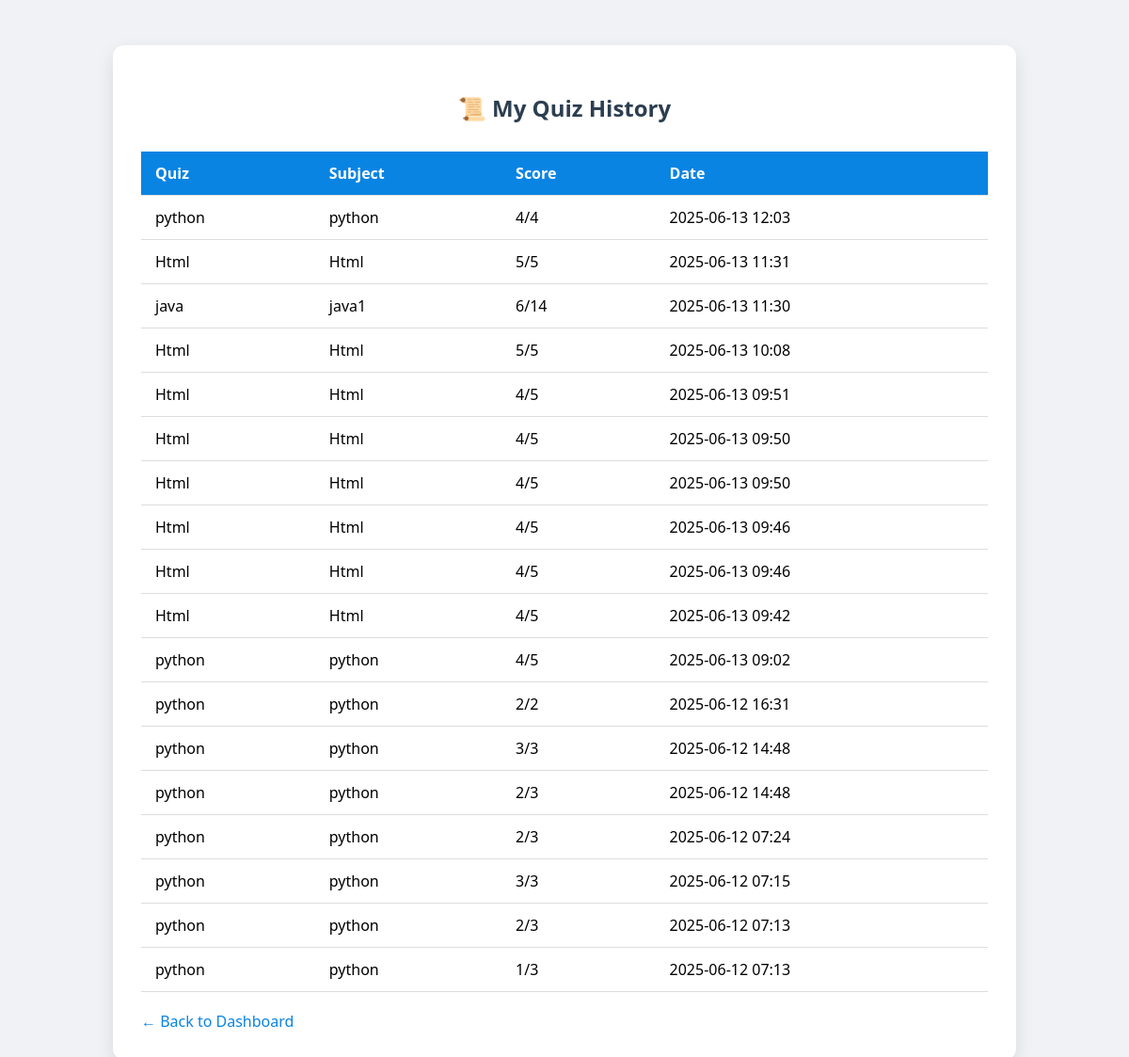
The page /user/history/ (signed in) on the database its author committed.
### accounts/models.py (models this page shows, shortened)
class UserSubmission(models.Model):
    user = models.ForeignKey(User, on_delete=models.CASCADE)
    quiz = models.ForeignKey(Quiz, on_delete=models.CASCADE)
    score = models.IntegerField()
    submitted_at = models.DateTimeField(auto_now_add=True)

class Quiz(models.Model):
    title = models.CharField(max_length=100)
    subject = models.ForeignKey(Subject, on_delete=models.CASCADE)
    created_at = models.DateTimeField(auto_now_add=True)

class Subject(models.Model):
    name = models.CharField(max_length=100)

### accounts/views.py (the view)
# urls.py: path('user/history/', views.user_history, name='user_history'),
@login_required
@user_passes_test(lambda u: not u.is_staff)
def user_history(request):
    submissions = UserSubmission.objects.filter(user=request.user).select_related('quiz__subject').order_by('-submitted_at')
    return render(request, 'accounts/user_history.html', {
        'submissions': submissions
    })

### accounts/templates/accounts/user_history.html (shortened to what this page needs)
<!DOCTYPE html>
<html>
<head>
</head>
<body>
<div class="container">
  <h2>📜 My Quiz History</h2>
  {% if submissions %}
    <table>
      <tr>
        <th>Quiz</th>
        <th>Subject</th>
        <th>Score</th>
        <th>Date</th>
      </tr>
      {% for sub in submissions %}
        <tr>
          <td>{{ sub.quiz.title }}</td>
          <td>{{ sub.quiz.subject.name }}</td>
          <td>{{ sub.score }}/{{ sub.total }}</td>
          <td>{{ sub.submitted_at|date:"Y-m-d H:i" }}</td>
        </tr>
      {% endfor %}
    </table>
  {% else %}
    <p style="text-align: center; color: gray;">You haven't attempted any quizzes yet.</p>
  {% endif %}
  <a class="back-link" href="{% url 'user_dashboard' %}">← Back to Dashboard</a>
</div>
</body>
</html>

### accounts/templates/accounts/user_history.html (style rules this page uses)
body { font-family: 'Segoe UI', sans-serif; background: #f0f2f5; padding: 40px; }
.container { max-width: 900px; margin: auto; background: white; padding: 30px; border-radius: 12px; box-shadow: 0 8px 20px rgba(0,0,0,0.1); }
h2 { text-align: center; color: #2c3e50; margin-bottom: 30px; }
table { width: 100%; border-collapse: collapse; }
th, td { padding: 12px 15px; text-align: left; border-bottom: 1px solid #ddd; }
th { background: #0984e3; color: white; }
.back-link { display: inline-block; margin-top: 20px; text-decoration: none; color: #0984e3; }

### rows shown on the page
UserSubmission: quiz "python", quiz.subject.name "python", score "4", total "4", submitted_at "2025-06-13 12:03"
UserSubmission: quiz "Html", quiz.subject.name "Html", score "5", total "5", submitted_at "2025-06-13 11:31"
UserSubmission: quiz "java", quiz.subject.name "java1", score "6", total "14", submitted_at "2025-06-13 11:30"
UserSubmission: quiz "Html", quiz.subject.name "Html", score "5", total "5", submitted_at "2025-06-13 10:08"
UserSubmission: quiz "Html", quiz.subject.name "Html", score "4", total "5", submitted_at "2025-06-13 09:51"
UserSubmission: quiz "Html", quiz.subject.name "Html", score "4", total "5", submitted_at "2025-06-13 09:50"
UserSubmission: quiz "Html", quiz.subject.name "Html", score "4", total "5", submitted_at "2025-06-13 09:50"
UserSubmission: quiz "Html", quiz.subject.name "Html", score "4", total "5", submitted_at "2025-06-13 09:46"
UserSubmission: quiz "Html", quiz.subject.name "Html", score "4", total "5", submitted_at "2025-06-13 09:46"
UserSubmission: quiz "Html", quiz.subject.name "Html", score "4", total "5", submitted_at "2025-06-13 09:42"
UserSubmission: quiz "python", quiz.subject.name "python", score "4", total "5", submitted_at "2025-06-13 09:02"
UserSubmission: quiz "python", quiz.subject.name "python", score "2", total "2", submitted_at "2025-06-12 16:31"
UserSubmission: quiz "python", quiz.subject.name "python", score "3", total "3", submitted_at "2025-06-12 14:48"
UserSubmission: quiz "python", quiz.subject.name "python", score "2", total "3", submitted_at "2025-06-12 14:48"
UserSubmission: quiz "python", quiz.subject.name "python", score "2", total "3", submitted_at "2025-06-12 07:24"
UserSubmission: quiz "python", quiz.subject.name "python", score "3", total "3", submitted_at "2025-06-12 07:15"
UserSubmission: quiz "python", quiz.subject.name "python", score "2", total "3", submitted_at "2025-06-12 07:13"
UserSubmission: quiz "python", quiz.subject.name "python", score "1", total "3", submitted_at "2025-06-12 07:13"
